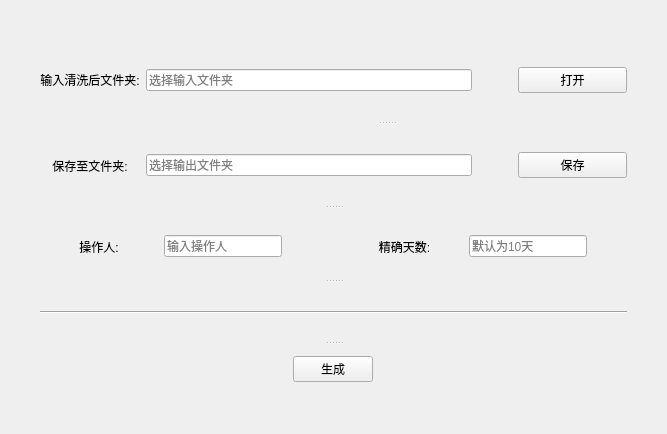
<?xml version="1.0" encoding="UTF-8"?>
<ui version="4.0">
 <class>Form</class>
 <widget class="QWidget" name="Form">
  <property name="enabled">
   <bool>true</bool>
  </property>
  <property name="geometry">
   <rect>
    <x>0</x>
    <y>0</y>
    <width>667</width>
    <height>434</height>
   </rect>
  </property>
  <property name="sizePolicy">
   <sizepolicy hsizetype="Preferred" vsizetype="Preferred">
    <horstretch>0</horstretch>
    <verstretch>0</verstretch>
   </sizepolicy>
  </property>
  <property name="minimumSize">
   <size>
    <width>667</width>
    <height>434</height>
   </size>
  </property>
  <property name="maximumSize">
   <size>
    <width>2200</width>
    <height>1350</height>
   </size>
  </property>
  <property name="acceptDrops">
   <bool>false</bool>
  </property>
  <property name="windowTitle">
   <string>揽收成本速度表</string>
  </property>
  <property name="layoutDirection">
   <enum>Qt::LeftToRight</enum>
  </property>
  <layout class="QHBoxLayout" name="horizontalLayout_7">
   <property name="leftMargin">
    <number>40</number>
   </property>
   <property name="topMargin">
    <number>40</number>
   </property>
   <property name="rightMargin">
    <number>40</number>
   </property>
   <property name="bottomMargin">
    <number>40</number>
   </property>
   <item>
    <widget class="QSplitter" name="splitter_3">
     <property name="orientation">
      <enum>Qt::Vertical</enum>
     </property>
     <widget class="QWidget" name="layoutWidget">
      <layout class="QHBoxLayout" name="horizontalLayout_6">
       <property name="leftMargin">
        <number>0</number>
       </property>
       <property name="rightMargin">
        <number>0</number>
       </property>
       <item>
        <layout class="QVBoxLayout" name="verticalLayout">
         <property name="spacing">
          <number>6</number>
         </property>
         <property name="rightMargin">
          <number>0</number>
         </property>
         <item>
          <widget class="QLabel" name="label_3">
           <property name="sizePolicy">
            <sizepolicy hsizetype="Preferred" vsizetype="Preferred">
             <horstretch>0</horstretch>
             <verstretch>1</verstretch>
            </sizepolicy>
           </property>
           <property name="text">
            <string>输入清洗后文件夹:</string>
           </property>
           <property name="alignment">
            <set>Qt::AlignCenter</set>
           </property>
          </widget>
         </item>
         <item>
          <widget class="QLabel" name="label_2">
           <property name="sizePolicy">
            <sizepolicy hsizetype="Preferred" vsizetype="Preferred">
             <horstretch>0</horstretch>
             <verstretch>1</verstretch>
            </sizepolicy>
           </property>
           <property name="text">
            <string>保存至文件夹:</string>
           </property>
           <property name="alignment">
            <set>Qt::AlignCenter</set>
           </property>
          </widget>
         </item>
        </layout>
       </item>
       <item>
        <widget class="QSplitter" name="splitter">
         <property name="sizePolicy">
          <sizepolicy hsizetype="Preferred" vsizetype="Expanding">
           <horstretch>2</horstretch>
           <verstretch>0</verstretch>
          </sizepolicy>
         </property>
         <property name="orientation">
          <enum>Qt::Vertical</enum>
         </property>
         <widget class="QWidget" name="layoutWidget">
          <layout class="QHBoxLayout" name="horizontalLayout_3" stretch="0,0,0">
           <property name="topMargin">
            <number>0</number>
           </property>
           <property name="bottomMargin">
            <number>0</number>
           </property>
           <item>
            <widget class="QLineEdit" name="InputFile_2">
             <property name="sizePolicy">
              <sizepolicy hsizetype="Expanding" vsizetype="Fixed">
               <horstretch>3</horstretch>
               <verstretch>1</verstretch>
              </sizepolicy>
             </property>
             <property name="readOnly">
              <bool>true</bool>
             </property>
             <property name="placeholderText">
              <string>选择输入文件夹</string>
             </property>
            </widget>
           </item>
           <item>
            <spacer name="horizontalSpacer_4">
             <property name="orientation">
              <enum>Qt::Horizontal</enum>
             </property>
             <property name="sizeHint" stdset="0">
              <size>
               <width>40</width>
               <height>20</height>
              </size>
             </property>
            </spacer>
           </item>
           <item>
            <widget class="QPushButton" name="InputButton_2">
             <property name="sizePolicy">
              <sizepolicy hsizetype="Minimum" vsizetype="Fixed">
               <horstretch>1</horstretch>
               <verstretch>0</verstretch>
              </sizepolicy>
             </property>
             <property name="text">
              <string>打开</string>
             </property>
            </widget>
           </item>
          </layout>
         </widget>
         <widget class="QWidget" name="layoutWidget">
          <layout class="QHBoxLayout" name="horizontalLayout_2" stretch="0,0,0">
           <property name="topMargin">
            <number>0</number>
           </property>
           <property name="bottomMargin">
            <number>0</number>
           </property>
           <item>
            <widget class="QLineEdit" name="OutputDir">
             <property name="sizePolicy">
              <sizepolicy hsizetype="Expanding" vsizetype="Fixed">
               <horstretch>3</horstretch>
               <verstretch>1</verstretch>
              </sizepolicy>
             </property>
             <property name="readOnly">
              <bool>true</bool>
             </property>
             <property name="placeholderText">
              <string>选择输出文件夹</string>
             </property>
            </widget>
           </item>
           <item>
            <spacer name="horizontalSpacer_3">
             <property name="orientation">
              <enum>Qt::Horizontal</enum>
             </property>
             <property name="sizeHint" stdset="0">
              <size>
               <width>40</width>
               <height>20</height>
              </size>
             </property>
            </spacer>
           </item>
           <item>
            <widget class="QPushButton" name="OutputButton">
             <property name="sizePolicy">
              <sizepolicy hsizetype="Minimum" vsizetype="Fixed">
               <horstretch>1</horstretch>
               <verstretch>0</verstretch>
              </sizepolicy>
             </property>
             <property name="text">
              <string>保存</string>
             </property>
            </widget>
           </item>
          </layout>
         </widget>
        </widget>
       </item>
      </layout>
     </widget>
     <widget class="QSplitter" name="splitter_2">
      <property name="orientation">
       <enum>Qt::Vertical</enum>
      </property>
      <widget class="QWidget" name="layoutWidget">
       <layout class="QHBoxLayout" name="horizontalLayout_4">
        <property name="topMargin">
         <number>10</number>
        </property>
        <property name="bottomMargin">
         <number>5</number>
        </property>
        <item>
         <widget class="QLabel" name="label_4">
          <property name="sizePolicy">
           <sizepolicy hsizetype="Preferred" vsizetype="Preferred">
            <horstretch>1</horstretch>
            <verstretch>0</verstretch>
           </sizepolicy>
          </property>
          <property name="text">
           <string>操作人:</string>
          </property>
          <property name="alignment">
           <set>Qt::AlignCenter</set>
          </property>
         </widget>
        </item>
        <item>
         <widget class="QLineEdit" name="User">
          <property name="sizePolicy">
           <sizepolicy hsizetype="Expanding" vsizetype="Fixed">
            <horstretch>1</horstretch>
            <verstretch>0</verstretch>
           </sizepolicy>
          </property>
          <property name="placeholderText">
           <string>输入操作人</string>
          </property>
         </widget>
        </item>
        <item>
         <spacer name="horizontalSpacer_5">
          <property name="orientation">
           <enum>Qt::Horizontal</enum>
          </property>
          <property name="sizeHint" stdset="0">
           <size>
            <width>58</width>
            <height>20</height>
           </size>
          </property>
         </spacer>
        </item>
        <item>
         <widget class="QLabel" name="label_5">
          <property name="sizePolicy">
           <sizepolicy hsizetype="Preferred" vsizetype="Preferred">
            <horstretch>1</horstretch>
            <verstretch>0</verstretch>
           </sizepolicy>
          </property>
          <property name="text">
           <string>精确天数:</string>
          </property>
          <property name="alignment">
           <set>Qt::AlignCenter</set>
          </property>
         </widget>
        </item>
        <item>
         <widget class="QLineEdit" name="Remark">
          <property name="sizePolicy">
           <sizepolicy hsizetype="Expanding" vsizetype="Fixed">
            <horstretch>1</horstretch>
            <verstretch>0</verstretch>
           </sizepolicy>
          </property>
          <property name="text">
           <string/>
          </property>
          <property name="placeholderText">
           <string>默认为10天</string>
          </property>
         </widget>
        </item>
        <item>
         <spacer name="horizontalSpacer">
          <property name="orientation">
           <enum>Qt::Horizontal</enum>
          </property>
          <property name="sizeHint" stdset="0">
           <size>
            <width>40</width>
            <height>20</height>
           </size>
          </property>
         </spacer>
        </item>
       </layout>
      </widget>
      <widget class="Line" name="line">
       <property name="orientation">
        <enum>Qt::Horizontal</enum>
       </property>
      </widget>
      <widget class="QWidget" name="horizontalLayoutWidget">
       <layout class="QHBoxLayout" name="horizontalLayout_5">
        <property name="topMargin">
         <number>0</number>
        </property>
        <property name="bottomMargin">
         <number>0</number>
        </property>
        <item>
         <widget class="QPushButton" name="RunButton">
          <property name="sizePolicy">
           <sizepolicy hsizetype="Fixed" vsizetype="Fixed">
            <horstretch>0</horstretch>
            <verstretch>0</verstretch>
           </sizepolicy>
          </property>
          <property name="text">
           <string>生成</string>
          </property>
         </widget>
        </item>
       </layout>
      </widget>
     </widget>
    </widget>
   </item>
  </layout>
 </widget>
 <resources/>
 <connections/>
</ui>
